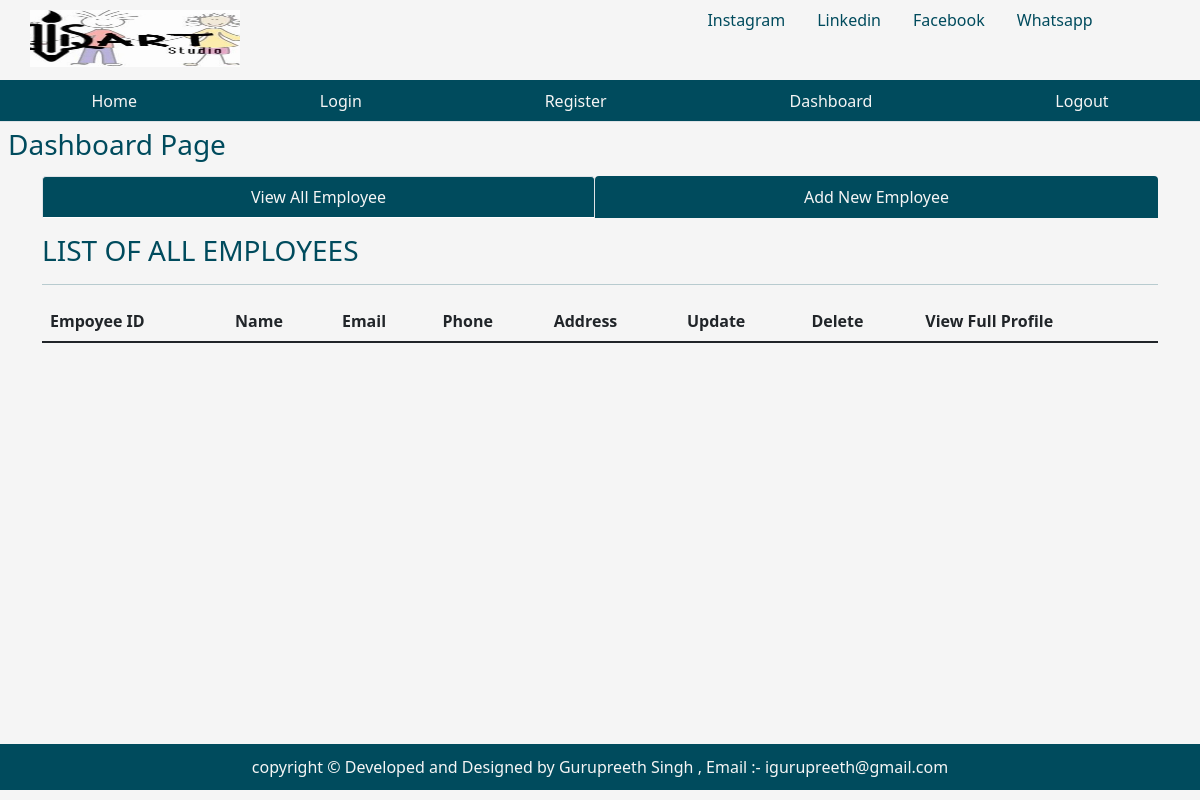
Page /dashboard on the earlier database version.
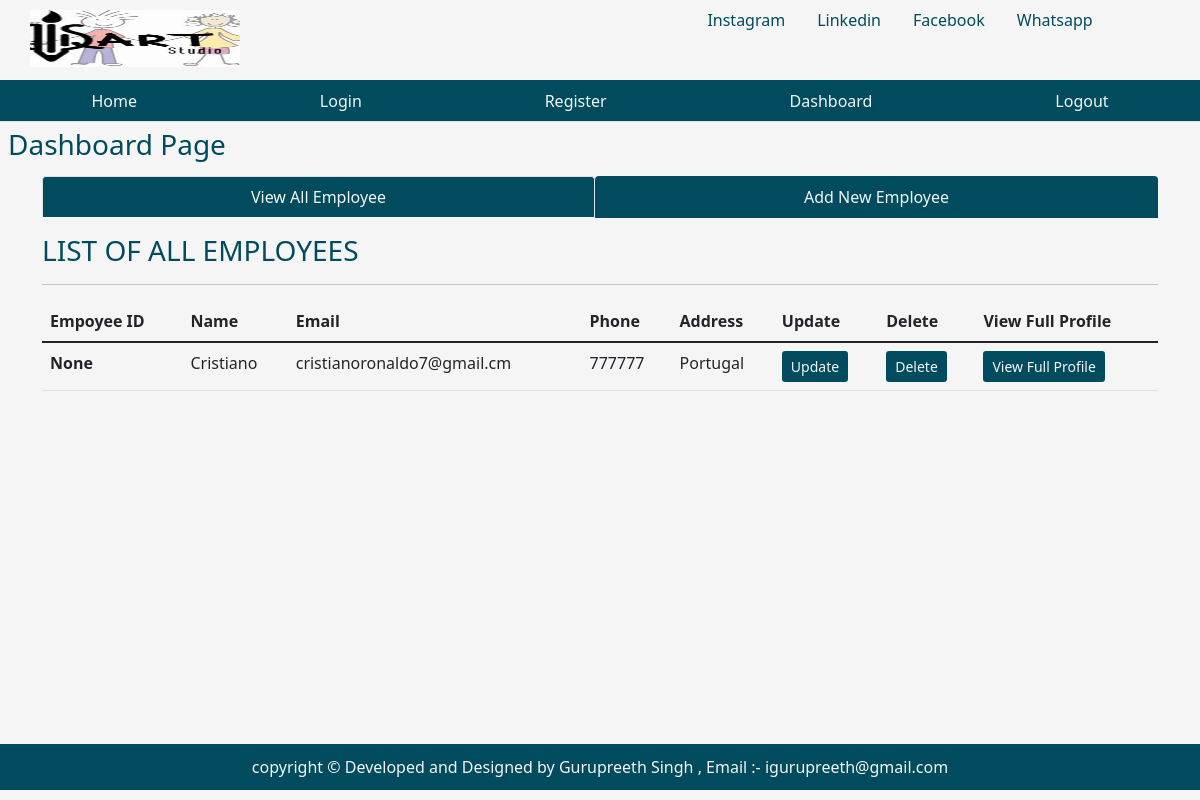
Same page on the later database version.
### tables this page shows
CREATE TABLE emp ( empid integer AUTO_INCREMENT PRIMARY KEY , name text not null, email text, phone integer,
address text, joining_date timestamp DEFAULt CURRENT_TIMESTAMP, total_projects integer default 1, total_test_Case
integer DEFAULT 1, total_defects_found integer DEFAUlT 1, total_defects_pending integer DEFAULT 1);

### app.py (the view)
@app.route('/dashboard')
def dashboard():
    user = get_current_user()
    db = get_database()
    emp_cur = db.execute('SELECT * FROM emp')
    allemp = emp_cur.fetchall()
    return render_template('dashboard.html', user = user, allemp=allemp)

### app.py (called while the page is built)
@app.teardown_appcontext
def close_database(eror):
    if hasattr(g, 'crudapplication_db'):
        g.crudapplication_db.close()

def get_current_user():
    user = None
    if 'user' in session:
        user = session['user']
        db = get_database()
        user_cur = db.execute('SELECT * FROM users WHERE name = ?', [user])
        user = user_cur.fetchone()
    return user

### database.py (called while the page is built)
def connect_to_database():
    sql = sqlite3.connect('/Users/patrikzheji/Desktop/Final-Project-Website-Qendra/Final_project_Holberton/crudapplication.db')
    sql.row_factory = sqlite3.Row
    return sql

def get_database():
    if not hasattr(g, 'crudapplication_db'):
        g.crudapplication_db = connect_to_database()
    return g.crudapplication_db

### templates/dashboard.html (shortened to what this page needs)
{% from "showlinks.html" import show_links, showsocialmedialinks %}
<!DOCTYPE html>
<html lang="en">
<head>
    <link href="https://cdn.jsdelivr.net/npm/bootstrap@5.1.3/dist/css/bootstrap.min.css" rel="stylesheet">
    <link rel="stylesheet" href="{{ url_for('static', filename='dashboard.css')}}" type = "text/css">
</head>
<body>
      <div class="parent">
        <div class="child child1">
          <img src="static/qartstudiologo.png" alt="Logo">
        </div>
        <div class="child child2">
          {{ showsocialmedialinks() }}
        </div>
        <div class="child child3">
          {{ show_links() }}
        </div>
        <div class="child child4">
            <h3 class="m-2">Dashboard Page</h3>
        </div>
        <div class="child child5" style="color:rgb(0, 75, 93);">
        </div>
        <div class="child child6  container" style="color:rgb(0, 75, 93);">
            <ul class="nav nav-tabs nav-fill mb-3">
                <li class="nav-item">
                  <a class="nav-link active" aria-current="page" href="{{ url_for('dashboard')}}" style=" background-color:rgb(0, 75, 93); color:whitesmoke;">View All Employee</a>
                </li>
                <li class="nav-item">
                  <a class="nav-link" style=" background-color:rgb(0, 75, 93); color:whitesmoke;" href="{{ url_for('addnewemployee')}}">Add New Employee</a>
                </li>
              </ul>
              <div class="table-responsive-lg caption-top">
                <caption><h3>LIST OF ALL EMPLOYEES</h3></caption>
                <hr>
                <table class="table">
                    <thead>
                        <tr>
                          <th scope="col">Empoyee ID</th>
                          <th scope="col">Name</th>
                          <th scope="col">Email</th>
                          <th scope="col">Phone</th>
                          <th scope="col">Address</th>
                          <th scope="col">Update</th>
                          <th scope="col">Delete</th>
                          <th scope="col">View Full Profile</th>
                        </tr>
                      </thead>
                      <tbody>
                      {% for emp in allemp %}
                        <tr>
                          <th scope="row">{{ emp['empid'] }}</th>
                          <td>{{ emp['name'] }}</td>
                          <td>{{ emp['email'] }}</td>
                          <td>{{ emp['phone'] }}</td>
                          <td>{{ emp['address'] }}</td>
                          <td><button class="btn btn-sm" style="background-color:rgb(0, 75, 93); color:whitesmoke;" href="#">Update</button></td>
                          <td><button class="btn btn-sm" style="background-color:rgb(0, 75, 93); color:whitesmoke;" href="#">Delete</button></td>
                          <td><button class="btn btn-sm" style="background-color:rgb(0, 75, 93); color:whitesmoke;" href="{{ url_for('singleemployee', empid = emp['empid'] )}}">View Full Profile</button></td>
                        </tr>
                        {% endfor %}
                      </tbody>
                </table>
              </div>
        </div>
        <div class="child child7" style="background-color:rgb(0, 75, 93); color:whitesmoke;">
            <p class="p-3 text-center">copyright &copy; Developed and Designed by Gurupreeth Singh , Email :- igurupreeth@gmail.com</p>
        </div>
      </div>
</body>
</html>

### templates/showlinks.html
{% macro  show_links()  %}
    <ul class="nav nav-tabs nav-fill" style="background-color:rgb(0, 75, 93);">
        <li class="nav-item">
          <a class="nav-link" style="color:whitesmoke;" href="{{url_for('index')}}">Home</a>
        </li>
        <li class="nav-item">
          <a class="nav-link" style="color:whitesmoke;" href="{{url_for('login')}}">Login</a>
        </li>
        <li class="nav-item">
          <a class="nav-link" style="color:whitesmoke;" href="{{url_for('register')}}">Register</a>
        </li>
        <li class="nav-item">
            <a class="nav-link" style="color:whitesmoke;" href="{{url_for('dashboard')}}">Dashboard</a>
          </li>
        <li class="nav-item">
          <a class="nav-link"   style="color:whitesmoke;" href="{{url_for('index')}}">Logout</a>
        </li>
      </ul>
{% endmacro %}
{% macro showsocialmedialinks() %}
<ul class="nav justify-content-center">
    <li class="nav-item">
      <a class="nav-link"  style="color:rgb(0, 75, 93);"  href="https://www.instagram.com/qartstudio1/">Instagram</a>
    </li>
    <li class="nav-item">
      <a class="nav-link"  style="color:rgb(0, 75, 93);" href="#">Linkedin</a>
    </li>
    <li class="nav-item">
      <a class="nav-link"  style="color:rgb(0, 75, 93);" href="#">Facebook</a>
    </li>
    <li class="nav-item">
      <a class="nav-link"  style="color:rgb(0, 75, 93);" href="#">Whatsapp</a>
    </li>
</ul>
{% endmacro %}

### static/dashboard.css (style rules this page uses)
html, body { height: 100%; background-color:whitesmoke; color:rgb(0, 75, 93); }
.parent { height: 100%; display: grid; grid-template-columns: repeat(4, 1fr); grid-template-rows: 10% 5% 7% auto 7%; }
.child { margin-bottom: 10px; }
.child1 { grid-column: 1/2; grid-row: 1/2; }
.child2 { grid-column: 3/-1; grid-row: 1/2; }
.child3 { grid-column: 1/-1; grid-row: 2/3; }
.child4 { grid-column: 1/2; grid-row: 3/4; }
.child5 { grid-column: 4/5; grid-row: 3/4; text-align: center; }
.child6 { grid-column: 1/-1; grid-row: 4/5; }
.child7 { grid-column: 1/-1; grid-row: 5/6; }
.child.child1 img { width: 210px; height: 100px; margin-left: 30px; padding-top: 10px; padding-bottom: 33px; }
.child.child7 p { display: flex; justify-content: center; align-items: center; height: 100%; margin: 0; }

Differences in the rows shown:
added emp: empid "None", name "Cristiano", email "cristianoronaldo7@gmail.cm", phone "777777", address "Portugal"
